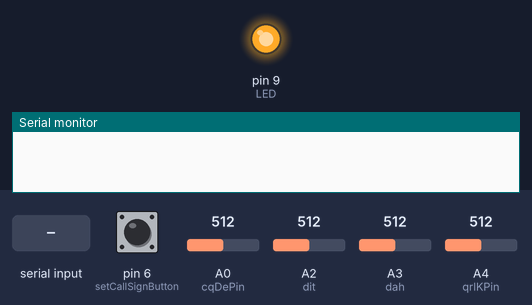
Bench run of a sketch on a simulated Arduino Uno, built with avr-gcc and run on an emulated ATmega328P. On the bench: output pins drawn as LEDs (lit = HIGH), the last lines printed to the serial monitor. Inputs (shaded band) come from the test bench; at power-on: pin 6 (setCallSignButton) LOW, A0 (cqDePin) = 512, A2 (dit) = 512, A3 (dah) = 512, A4 (qrlKPin) = 512. Pins used as bus, display or sensor lines are not drawn.

Above: at 4.25 s.
4.3 s: ".\n" received over Serial
At 8.4 s:
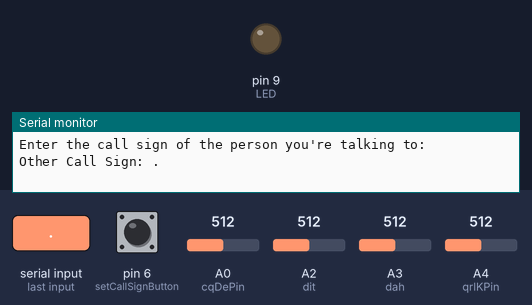
Timing chart, 0 to 14.3 s (numbered marks = the images above; inputs shaded):
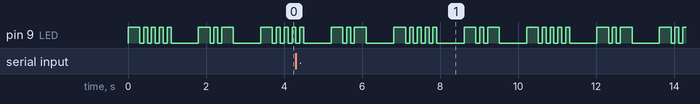

Measured:
- by itself, pin 9 (LED): repeats every 3.4 s: HIGH 0.10 s, LOW 0.70 s, HIGH 0.30 s, LOW 0.10 s, HIGH 0.10 s, LOW 0.10 s, HIGH 0.30 s, LOW 0.71 s, HIGH 0.30 s, 3 × (LOW 0.10 s, HIGH 0.10 s), LOW 0.10 s

The sketch:

code.ino
```cpp
const int LED = 9;
const int dit = A2;
const int dah = A3;
const int key = 4;
const int cqDePin = A0; // Combined pin for CQ and DE
const int qrlKPin = A4; // Combined pin for QRL and K
const int setCallSignButton = 6;
const int reset = 3;
const int speed = A1;
const int threshold = 512;

int DPM = 25 * 50;
float element = 3.0;
float ditLang, dahLang;
int ditStat = 0;
int dahStat = 0;

String morseCode = "";
String userCallSign = "";
String otherCallSign = "";
unsigned long lastInputTime = 0;
const unsigned long pauseTime = 1000;

String morseLetters[] = {".-", "-...", "-.-.", "-..", ".", "..-.", "--.", "....", "..", ".---",
                         "-.-", ".-..", "--", "-.", "---", ".--.", "--.-", ".-.", "...", "-",
                         "..-", "...-", ".--", "-..-", "-.--", "--..", "-----", ".----", "..---",
                         "...--", "....-", ".....", "-....", "--...", "---..", "----."};

char letters[] = {'A', 'B', 'C', 'D', 'E', 'F', 'G', 'H', 'I', 'J',
                  'K', 'L', 'M', 'N', 'O', 'P', 'Q', 'R', 'S', 'T',
                  'U', 'V', 'W', 'X', 'Y', 'Z', '0', '1', '2', '3',
                  '4', '5', '6', '7', '8', '9'};

void setup(){
  pinMode(dit, INPUT);
  pinMode(dah, INPUT);
  pinMode(LED, OUTPUT);
  pinMode(key, OUTPUT);
  pinMode(setCallSignButton, INPUT);
  Serial.begin(9600);
  digitalWrite(LED, LOW);
  ditLang = 100;
  dahLang = ditLang * element;
}

void keyUp(){
  digitalWrite(key, HIGH);
  digitalWrite(LED, LOW);
}

void keyDown(){
  digitalWrite(key, LOW);
  digitalWrite(LED, HIGH);
}

void doDit(){
  keyDown();
  delay(ditLang);
  keyUp();
  morseCode += ".";
  ditStat = 0;
  lastInputTime = millis();
}

void doDah(){
  keyDown();
  delay(dahLang);
  keyUp();
  morseCode += "-";
  dahStat = 0;
  lastInputTime = millis();
}

void decodeMorse(){
  for (int i = 0; i < sizeof(morseLetters)/sizeof(morseLetters[0]); i++) {
    if (morseCode == morseLetters[i]) {
      Serial.print(letters[i]);
      break;
    }
  }
  morseCode = "";
}

void sendCQ(){
  String cqSequence = "-.-.--.-.--.-.";
  for (int i = 0; i < cqSequence.length(); i++) {
    if (cqSequence[i] == '.') {
      doDit();
    } else if (cqSequence[i] == '-') {
      doDah();
    }
    delay(ditLang);
  }
  delay(dahLang * 2);
}

void sendCallSign(String callSign){
  for (int i = 0; i < callSign.length(); i++) {
    char c = callSign[i];
    if (c == ' ') {
      delay(dahLang * 2);
    } else {
      String morse = getMorseCode(c);
      for (int j = 0; j < morse.length(); j++) {
        if (morse[j] == '.') {
          doDit();
        } else if (morse[j] == '-') {
          doDah();
        }
        delay(ditLang);
      }
      delay(dahLang);
    }
  }
  delay(dahLang * 2);
}

String getMorseCode(char c){
  c = toupper(c);
  for (int i = 0; i < sizeof(letters)/sizeof(letters[0]); i++) {
    if (c == letters[i]) {
      return morseLetters[i];
    }
  }
  return "";
}

void sendQRL(){
  String qrlSequence = "--.-.-...-..";
  for (int i = 0; i < qrlSequence.length(); i++) {
    if (qrlSequence[i] == '.') {
      doDit();
    } else if (qrlSequence[i] == '-') {
      doDah();
    }
    delay(ditLang);
  }
  delay(dahLang * 2);
}

void sendDE(){
  String deSequence = "-....";
  for (int i = 0; i < deSequence.length(); i++) {
    if (deSequence[i] == '.') {
      doDit();
    } else if (deSequence[i] == '-') {
      doDah();
    }
    delay(ditLang);
  }
  delay(dahLang * 2);
}

void sendK(){
  String kSequence = "-.-";
  for (int i = 0; i < kSequence.length(); i++) {
    if (kSequence[i] == '.') {
      doDit();
    } else if (kSequence[i] == '-') {
      doDah();
    }
    delay(ditLang);
  }
  delay(dahLang * 2);
}

void typeOtherCallSign() {
  Serial.println("Enter the call sign of the person you're talking to: ");
  while (Serial.available() == 0) {} // Wait for input
  otherCallSign = Serial.readStringUntil('\n'); // Read input
  otherCallSign.trim(); // Remove any trailing whitespace
  Serial.print("Other Call Sign: ");
  Serial.println(otherCallSign);
}

void loop(){
  ditStat = analogRead(dit);
  dahStat = analogRead(dah);
  if (ditStat >= 900){
    doDit();
    delay(ditLang);
  }
  else if (dahStat >= 900){
    doDah();
    delay(ditLang);
  }

  int cqDeValue = analogRead(cqDePin);
  if (cqDeValue < 500 && cqDeValue > 100) {
    sendCQ();
  } else if (cqDeValue >= 500) {
    sendDE();
  }

  int qrlKValue = analogRead(qrlKPin);
  if (qrlKValue < 500 && qrlKValue > 100) {
    sendQRL();
  } else if (qrlKValue >= 500) {
    sendK();
  }

  if (digitalRead(setCallSignButton) == HIGH && userCallSign.length() > 0){
    sendCallSign(userCallSign);
  }

  if (Serial.available() > 0) {
    typeOtherCallSign();
  }

  if (millis() - lastInputTime > pauseTime && morseCode != "") {
    decodeMorse();
  }
}
```
